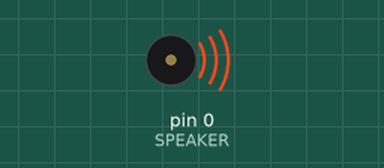
This sketch was run on a simulated Arduino Uno, built with avr-gcc and run on an emulated ATmega328P. On the bench: buzzer (waves = sounding).

Above: at 0.1 s.
At 18.5 s:
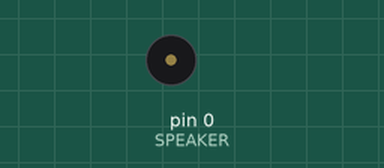
Timing chart, 0 to 20.0 s (numbered marks = the images above):
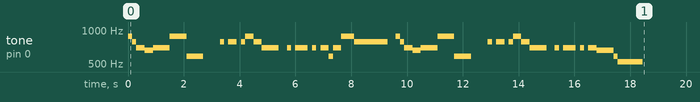

The sketch:

DreamsComeTrue.ino
```cpp
// Dreams Come True

#include "pitches.h" // 음정을 미리 정의해 놓은 헤더 파일

const int SPEAKER = 0; // 스피커는 9번 핀에
float bpm = 100; // 노래의 BPM
float shift = 60 / bpm * 250; // 한 음 재생 시간

int notes[] = {
  NOTE_A5, NOTE_G5, NOTE_F5, NOTE_E5,
  NOTE_F5, NOTE_A5, NOTE_D5, 0,
  NOTE_G5, 0, NOTE_G5, NOTE_G5, 0, NOTE_G5, NOTE_A5, NOTE_G5, NOTE_F5, NOTE_F5,
  0, NOTE_F5, 0, NOTE_F5, NOTE_F5, 0, NOTE_F5, 0, NOTE_F5, NOTE_D5, NOTE_F5, NOTE_A5, NOTE_G5, 0,
  NOTE_A5, NOTE_G5, NOTE_F5, NOTE_E5,
  NOTE_F5, NOTE_A5, NOTE_D5, 0,
  NOTE_G5, 0, NOTE_G5, NOTE_G5, 0, NOTE_G5, NOTE_A5, NOTE_G5, NOTE_F5, NOTE_F5,
  0, NOTE_F5, 0, NOTE_F5, NOTE_F5, 0, NOTE_F5, 0, NOTE_F5, NOTE_E5, NOTE_E5, NOTE_D5, NOTE_C5
};

float times[] = {
  shift, shift, 2*shift, 2*shift,
  4*shift, 4*shift, 4*shift, 4*shift,
  shift, shift, shift, shift, shift, shift, 2*shift, 2*shift, shift, 3*shift,
  2*shift, shift, shift, shift, 2*shift, shift, shift, shift, 2*shift, shift, 2*shift, 3*shift, 8*shift, 2*shift,
  shift, shift, 2*shift, 2*shift,
  4*shift, 4*shift, 4*shift, 4*shift,
  shift, shift, shift, shift, shift, shift, 2*shift, 2*shift, shift, 3*shift,
  2*shift, shift, shift, shift, 2*shift, shift, shift, shift, 2*shift, shift, 3*shift, shift, 6*shift
};

void setup() {
  // put your setup code here, to run once:
  for (int i = 0; i < 63; i++)
  {
    tone(SPEAKER, notes[i], times[i]);
    delay(times[i]);
  }
}

void loop() {
  // put your main code here, to run repeatedly:

}
```

pitches.h
```cpp
/*************************************************
 * Public Constants
 *************************************************/

#define NOTE_B0  31
#define NOTE_C1  33
#define NOTE_CS1 35
#define NOTE_D1  37
#define NOTE_DS1 39
#define NOTE_E1  41
#define NOTE_F1  44
#define NOTE_FS1 46
#define NOTE_G1  49
#define NOTE_GS1 52
#define NOTE_A1  55
#define NOTE_AS1 58
#define NOTE_B1  62
#define NOTE_C2  65
#define NOTE_CS2 69
#define NOTE_D2  73
#define NOTE_DS2 78
#define NOTE_E2  82
#define NOTE_F2  87
#define NOTE_FS2 93
#define NOTE_G2  98
#define NOTE_GS2 104
#define NOTE_A2  110
#define NOTE_AS2 117
#define NOTE_B2  123
#define NOTE_C3  131
#define NOTE_CS3 139
#define NOTE_D3  147
#define NOTE_DS3 156
#define NOTE_E3  165
#define NOTE_F3  175
#define NOTE_FS3 185
#define NOTE_G3  196
#define NOTE_GS3 208
#define NOTE_A3  220
#define NOTE_AS3 233
#define NOTE_B3  247
#define NOTE_C4  262
#define NOTE_CS4 277
#define NOTE_D4  294
#define NOTE_DS4 311
#define NOTE_E4  330
#define NOTE_F4  349
#define NOTE_FS4 370
#define NOTE_G4  392
#define NOTE_GS4 415
#define NOTE_A4  440
#define NOTE_AS4 466
#define NOTE_B4  494
#define NOTE_C5  523
#define NOTE_CS5 554
#define NOTE_D5  587
#define NOTE_DS5 622
#define NOTE_E5  659
#define NOTE_F5  698
#define NOTE_FS5 740
#define NOTE_G5  784
#define NOTE_GS5 831
#define NOTE_A5  880
#define NOTE_AS5 932
#define NOTE_B5  988
#define NOTE_C6  1047
#define NOTE_CS6 1109
#define NOTE_D6  1175
#define NOTE_DS6 1245
#define NOTE_E6  1319
#define NOTE_F6  1397
#define NOTE_FS6 1480
#define NOTE_G6  1568
#define NOTE_GS6 1661
#define NOTE_A6  1760
#define NOTE_AS6 1865
#define NOTE_B6  1976
#define NOTE_C7  2093
#define NOTE_CS7 2217
#define NOTE_D7  2349
#define NOTE_DS7 2489
#define NOTE_E7  2637
#define NOTE_F7  2794
#define NOTE_FS7 2960
#define NOTE_G7  3136
#define NOTE_GS7 3322
#define NOTE_A7  3520
#define NOTE_AS7 3729
#define NOTE_B7  3951
#define NOTE_C8  4186
#define NOTE_CS8 4435
#define NOTE_D8  4699
#define NOTE_DS8 4978
```
